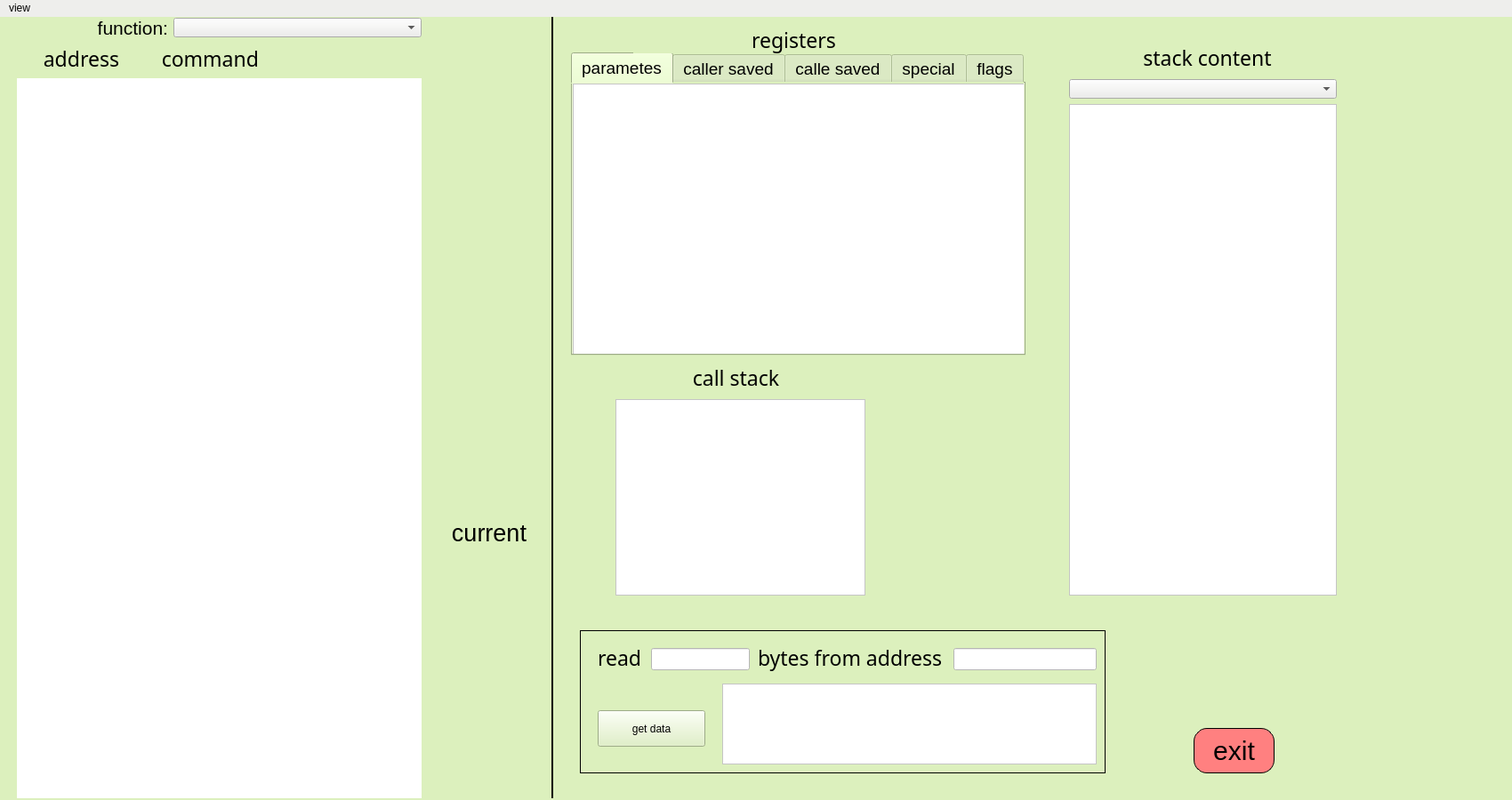
<?xml version="1.0" encoding="UTF-8"?>
<ui version="4.0">
 <class>TraceWindow</class>
 <widget class="QMainWindow" name="TraceWindow">
  <property name="windowModality">
   <enum>Qt::NonModal</enum>
  </property>
  <property name="geometry">
   <rect>
    <x>0</x>
    <y>0</y>
    <width>1700</width>
    <height>900</height>
   </rect>
  </property>
  <property name="maximumSize">
   <size>
    <width>1700</width>
    <height>900</height>
   </size>
  </property>
  <property name="baseSize">
   <size>
    <width>1700</width>
    <height>900</height>
   </size>
  </property>
  <property name="font">
   <font>
    <family>Ubuntu Mono</family>
    <pointsize>13</pointsize>
    <weight>50</weight>
    <italic>false</italic>
    <bold>false</bold>
   </font>
  </property>
  <property name="windowTitle">
   <string>ASMtracer</string>
  </property>
  <property name="windowIcon">
   <iconset resource="resources/resources.qrc">
    <normaloff>:/mainWindow/logo_no_bg.png</normaloff>:/mainWindow/logo_no_bg.png</iconset>
  </property>
  <property name="styleSheet">
   <string notr="true">
background-color: rgb(220, 240, 189);
font:  &quot;Ubuntu Mono&quot;;</string>
  </property>
  <widget class="QWidget" name="centralwidget">
   <widget class="QSplitter" name="splitter">
    <property name="geometry">
     <rect>
      <x>19</x>
      <y>0</y>
      <width>1681</width>
      <height>879</height>
     </rect>
    </property>
    <property name="sizePolicy">
     <sizepolicy hsizetype="Maximum" vsizetype="Preferred">
      <horstretch>0</horstretch>
      <verstretch>0</verstretch>
     </sizepolicy>
    </property>
    <property name="maximumSize">
     <size>
      <width>16777215</width>
      <height>16777215</height>
     </size>
    </property>
    <property name="styleSheet">
     <string notr="true">QSplitter::handle
{
    background-color: rgb(0, 0, 0);
}</string>
    </property>
    <property name="frameShape">
     <enum>QFrame::NoFrame</enum>
    </property>
    <property name="lineWidth">
     <number>1</number>
    </property>
    <property name="midLineWidth">
     <number>10</number>
    </property>
    <property name="orientation">
     <enum>Qt::Horizontal</enum>
    </property>
    <property name="opaqueResize">
     <bool>true</bool>
    </property>
    <property name="handleWidth">
     <number>2</number>
    </property>
    <property name="childrenCollapsible">
     <bool>true</bool>
    </property>
    <widget class="QWidget" name="layoutWidget">
     <layout class="QHBoxLayout" name="horizontalLayout_2">
      <item>
       <layout class="QVBoxLayout" name="code_area">
        <item>
         <layout class="QHBoxLayout" name="horizontalLayout_3">
          <item>
           <widget class="QLabel" name="label_7">
            <property name="maximumSize">
             <size>
              <width>170</width>
              <height>16777215</height>
             </size>
            </property>
            <property name="font">
             <font>
              <pointsize>16</pointsize>
              <weight>50</weight>
              <italic>false</italic>
              <bold>false</bold>
             </font>
            </property>
            <property name="text">
             <string>function:</string>
            </property>
            <property name="alignment">
             <set>Qt::AlignRight|Qt::AlignTrailing|Qt::AlignVCenter</set>
            </property>
           </widget>
          </item>
          <item>
           <widget class="QComboBox" name="func_combo">
            <property name="focusPolicy">
             <enum>Qt::NoFocus</enum>
            </property>
            <property name="styleSheet">
             <string notr="true">

QComboBox {
    background-color: rgb(238, 238, 236);
}

QComboBox::item { 
    background-color: rgb(238, 238, 236);
}


QComboBox::item:selected { 
    color: white;
    background-color: blue;
}
</string>
            </property>
           </widget>
          </item>
         </layout>
        </item>
        <item>
         <widget class="QLabel" name="label_8">
          <property name="font">
           <font>
            <family>Ubuntu Mono</family>
            <pointsize>17</pointsize>
            <weight>50</weight>
            <italic>false</italic>
            <bold>false</bold>
           </font>
          </property>
          <property name="styleSheet">
           <string notr="true"/>
          </property>
          <property name="text">
           <string>     address        command</string>
          </property>
         </widget>
        </item>
        <item>
         <widget class="QStackedWidget" name="func_stack">
          <property name="font">
           <font>
            <family>Ubuntu Mono</family>
            <weight>50</weight>
            <italic>false</italic>
            <bold>false</bold>
           </font>
          </property>
          <property name="styleSheet">
           <string notr="true">background-color: rgb(255, 255, 255);</string>
          </property>
          <property name="currentIndex">
           <number>1</number>
          </property>
          <widget class="QWidget" name="page"/>
          <widget class="QWidget" name="page_2">
           <property name="maximumSize">
            <size>
             <width>11111</width>
             <height>16777215</height>
            </size>
           </property>
          </widget>
         </widget>
        </item>
       </layout>
      </item>
      <item>
       <widget class="QWidget" name="widget" native="true">
        <property name="enabled">
         <bool>true</bool>
        </property>
        <property name="sizePolicy">
         <sizepolicy hsizetype="Preferred" vsizetype="MinimumExpanding">
          <horstretch>0</horstretch>
          <verstretch>0</verstretch>
         </sizepolicy>
        </property>
        <property name="minimumSize">
         <size>
          <width>140</width>
          <height>0</height>
         </size>
        </property>
        <widget class="QPushButton" name="cont_btn">
         <property name="geometry">
          <rect>
           <x>10</x>
           <y>400</y>
           <width>120</width>
           <height>100</height>
          </rect>
         </property>
         <property name="minimumSize">
          <size>
           <width>0</width>
           <height>100</height>
          </size>
         </property>
         <property name="font">
          <font>
           <pointsize>20</pointsize>
           <weight>50</weight>
           <italic>false</italic>
           <bold>false</bold>
          </font>
         </property>
         <property name="focusPolicy">
          <enum>Qt::NoFocus</enum>
         </property>
         <property name="toolTip">
          <string>&lt;html&gt;&lt;head/&gt;&lt;body&gt;&lt;p&gt;continue execution&lt;/p&gt;&lt;/body&gt;&lt;/html&gt;</string>
         </property>
         <property name="styleSheet">
          <string notr="true">QPushButton {
border-image: url(:/traceWindow/continue.png);
background-color:qlineargradient(x1: 0, y1: 0, x2: 0, y2: 1,
                                      stop: 0 #b5e48c, stop: 1 #76c893);
border-radius: 15px;
    }

QPushButton:hover {
	background-color:qlineargradient(x1: 0, y1: 0, x2: 0, y2: 1,
                                      stop: 0 #76c893, stop: 1 #b5e48c);
    }</string>
         </property>
         <property name="text">
          <string/>
         </property>
         <property name="flat">
          <bool>false</bool>
         </property>
        </widget>
        <widget class="QPushButton" name="step_btn">
         <property name="geometry">
          <rect>
           <x>10</x>
           <y>20</y>
           <width>120</width>
           <height>100</height>
          </rect>
         </property>
         <property name="minimumSize">
          <size>
           <width>100</width>
           <height>100</height>
          </size>
         </property>
         <property name="font">
          <font>
           <pointsize>20</pointsize>
           <weight>50</weight>
           <italic>false</italic>
           <bold>false</bold>
          </font>
         </property>
         <property name="focusPolicy">
          <enum>Qt::NoFocus</enum>
         </property>
         <property name="toolTip">
          <string comment="aaa" extracomment="is this really work?">step into</string>
         </property>
         <property name="toolTipDuration">
          <number>1</number>
         </property>
         <property name="statusTip">
          <string extracomment="comment"/>
         </property>
         <property name="styleSheet">
          <string notr="true">

QPushButton {
border-image: url(:/traceWindow/step_in.png);
background-color:qlineargradient(x1: 0, y1: 0, x2: 0, y2: 1,
                                      stop: 0 #b5e48c, stop: 1 #76c893);
border-radius: 15px;
    }

QPushButton:hover {
	background-color:qlineargradient(x1: 0, y1: 0, x2: 0, y2: 1,
                                      stop: 0 #76c893, stop: 1 #b5e48c);
    }</string>
         </property>
         <property name="text">
          <string/>
         </property>
        </widget>
        <widget class="QPushButton" name="step_out_btn">
         <property name="geometry">
          <rect>
           <x>10</x>
           <y>270</y>
           <width>120</width>
           <height>100</height>
          </rect>
         </property>
         <property name="minimumSize">
          <size>
           <width>100</width>
           <height>100</height>
          </size>
         </property>
         <property name="font">
          <font>
           <pointsize>20</pointsize>
           <weight>50</weight>
           <italic>false</italic>
           <bold>false</bold>
          </font>
         </property>
         <property name="focusPolicy">
          <enum>Qt::NoFocus</enum>
         </property>
         <property name="toolTip">
          <string>step out</string>
         </property>
         <property name="styleSheet">
          <string notr="true">QPushButton {
border-image: url(:/traceWindow/step_out.png);
background-color:qlineargradient(x1: 0, y1: 0, x2: 0, y2: 1,
                                      stop: 0 #b5e48c, stop: 1 #76c893);
border-radius: 15px;
    }

QPushButton:hover {
	background-color:qlineargradient(x1: 0, y1: 0, x2: 0, y2: 1,
                                      stop: 0 #76c893, stop: 1 #b5e48c);
    }</string>
         </property>
         <property name="text">
          <string/>
         </property>
        </widget>
        <widget class="QPushButton" name="step_over_btn">
         <property name="geometry">
          <rect>
           <x>10</x>
           <y>140</y>
           <width>120</width>
           <height>100</height>
          </rect>
         </property>
         <property name="minimumSize">
          <size>
           <width>100</width>
           <height>100</height>
          </size>
         </property>
         <property name="maximumSize">
          <size>
           <width>300</width>
           <height>300</height>
          </size>
         </property>
         <property name="sizeIncrement">
          <size>
           <width>1</width>
           <height>1</height>
          </size>
         </property>
         <property name="font">
          <font>
           <pointsize>20</pointsize>
           <weight>50</weight>
           <italic>false</italic>
           <bold>false</bold>
          </font>
         </property>
         <property name="focusPolicy">
          <enum>Qt::NoFocus</enum>
         </property>
         <property name="toolTip">
          <string notr="true">&lt;html&gt;&lt;head/&gt;&lt;body&gt;&lt;p&gt;step over&lt;/p&gt;&lt;/body&gt;&lt;/html&gt;</string>
         </property>
         <property name="autoFillBackground">
          <bool>false</bool>
         </property>
         <property name="styleSheet">
          <string notr="true">QPushButton {
border-image: url(:/traceWindow/step_over.png);
background-color:qlineargradient(x1: 0, y1: 0, x2: 0, y2: 1,
                                      stop: 0 #b5e48c, stop: 1 #76c893);
border-radius: 15px;
    }

QPushButton:hover {
	background-color:qlineargradient(x1: 0, y1: 0, x2: 0, y2: 1,
                                      stop: 0 #76c893, stop: 1 #b5e48c);
    }</string>
         </property>
         <property name="text">
          <string/>
         </property>
        </widget>
        <widget class="QPushButton" name="back_instruction">
         <property name="geometry">
          <rect>
           <x>10</x>
           <y>530</y>
           <width>120</width>
           <height>100</height>
          </rect>
         </property>
         <property name="minimumSize">
          <size>
           <width>0</width>
           <height>100</height>
          </size>
         </property>
         <property name="font">
          <font>
           <pointsize>20</pointsize>
           <weight>50</weight>
           <italic>false</italic>
           <bold>false</bold>
          </font>
         </property>
         <property name="focusPolicy">
          <enum>Qt::NoFocus</enum>
         </property>
         <property name="toolTip">
          <string>&lt;html&gt;&lt;head/&gt;&lt;body&gt;&lt;p&gt;show current instruction&lt;/p&gt;&lt;/body&gt;&lt;/html&gt;</string>
         </property>
         <property name="styleSheet">
          <string notr="true">QPushButton {
background-color:qlineargradient(x1: 0, y1: 0, x2: 0, y2: 1,
                                      stop: 0 #b5e48c, stop: 1 #76c893);
border-radius: 15px;
    }

QPushButton:hover {
	background-color:qlineargradient(x1: 0, y1: 0, x2: 0, y2: 1,
                                      stop: 0 #76c893, stop: 1 #b5e48c);
    }</string>
         </property>
         <property name="text">
          <string>current</string>
         </property>
         <property name="flat">
          <bool>false</bool>
         </property>
        </widget>
        <widget class="QPushButton" name="restart_btn">
         <property name="geometry">
          <rect>
           <x>9</x>
           <y>660</y>
           <width>121</width>
           <height>100</height>
          </rect>
         </property>
         <property name="minimumSize">
          <size>
           <width>0</width>
           <height>100</height>
          </size>
         </property>
         <property name="font">
          <font>
           <pointsize>20</pointsize>
           <weight>50</weight>
           <italic>false</italic>
           <bold>false</bold>
          </font>
         </property>
         <property name="focusPolicy">
          <enum>Qt::NoFocus</enum>
         </property>
         <property name="toolTip">
          <string>&lt;html&gt;&lt;head/&gt;&lt;body&gt;&lt;p&gt;restart&lt;/p&gt;&lt;/body&gt;&lt;/html&gt;</string>
         </property>
         <property name="styleSheet">
          <string notr="true">QPushButton {
border-image: url(:/traceWindow/restart.png);
background-color:qlineargradient(x1: 0, y1: 0, x2: 0, y2: 1,
                                      stop: 0 #b5e48c, stop: 1 #76c893);
border-radius: 15px;
    }

QPushButton:hover {
	background-color:qlineargradient(x1: 0, y1: 0, x2: 0, y2: 1,
                                      stop: 0 #76c893, stop: 1 #b5e48c);
    }</string>
         </property>
         <property name="text">
          <string/>
         </property>
         <property name="flat">
          <bool>false</bool>
         </property>
        </widget>
       </widget>
      </item>
     </layout>
    </widget>
    <widget class="QWidget" name="widget_2" native="true">
     <property name="minimumSize">
      <size>
       <width>750</width>
       <height>0</height>
      </size>
     </property>
     <widget class="QListWidget" name="calling_stack">
      <property name="geometry">
       <rect>
        <x>70</x>
        <y>430</y>
        <width>281</width>
        <height>221</height>
       </rect>
      </property>
      <property name="sizePolicy">
       <sizepolicy hsizetype="Minimum" vsizetype="Expanding">
        <horstretch>0</horstretch>
        <verstretch>0</verstretch>
       </sizepolicy>
      </property>
      <property name="minimumSize">
       <size>
        <width>0</width>
        <height>0</height>
       </size>
      </property>
      <property name="maximumSize">
       <size>
        <width>300</width>
        <height>16777215</height>
       </size>
      </property>
      <property name="font">
       <font>
        <pointsize>14</pointsize>
        <weight>50</weight>
        <italic>false</italic>
        <bold>false</bold>
       </font>
      </property>
      <property name="focusPolicy">
       <enum>Qt::NoFocus</enum>
      </property>
      <property name="styleSheet">
       <string notr="true">background-color: rgb(255, 255, 255);</string>
      </property>
      <property name="editTriggers">
       <set>QAbstractItemView::NoEditTriggers</set>
      </property>
      <property name="selectionMode">
       <enum>QAbstractItemView::NoSelection</enum>
      </property>
      <property name="isWrapping" stdset="0">
       <bool>false</bool>
      </property>
     </widget>
     <widget class="QFrame" name="frame">
      <property name="geometry">
       <rect>
        <x>30</x>
        <y>690</y>
        <width>591</width>
        <height>161</height>
       </rect>
      </property>
      <property name="styleSheet">
       <string notr="true">border-width: 10px</string>
      </property>
      <property name="frameShape">
       <enum>QFrame::Panel</enum>
      </property>
      <property name="frameShadow">
       <enum>QFrame::Plain</enum>
      </property>
      <property name="lineWidth">
       <number>1</number>
      </property>
      <property name="midLineWidth">
       <number>2</number>
      </property>
      <widget class="QLabel" name="label">
       <property name="geometry">
        <rect>
         <x>20</x>
         <y>10</y>
         <width>51</width>
         <height>41</height>
        </rect>
       </property>
       <property name="font">
        <font>
         <family>Ubuntu Mono</family>
         <pointsize>17</pointsize>
         <weight>50</weight>
         <italic>false</italic>
         <bold>false</bold>
        </font>
       </property>
       <property name="text">
        <string>read</string>
       </property>
      </widget>
      <widget class="QLineEdit" name="num_bytes_line_edit">
       <property name="geometry">
        <rect>
         <x>80</x>
         <y>20</y>
         <width>111</width>
         <height>25</height>
        </rect>
       </property>
       <property name="font">
        <font>
         <family>Ubuntu Mono</family>
         <weight>50</weight>
         <italic>false</italic>
         <bold>false</bold>
        </font>
       </property>
       <property name="focusPolicy">
        <enum>Qt::NoFocus</enum>
       </property>
       <property name="styleSheet">
        <string notr="true">background-color: #ffffff</string>
       </property>
      </widget>
      <widget class="QLabel" name="label_2">
       <property name="geometry">
        <rect>
         <x>200</x>
         <y>10</y>
         <width>211</width>
         <height>41</height>
        </rect>
       </property>
       <property name="font">
        <font>
         <family>Ubuntu Mono</family>
         <pointsize>17</pointsize>
         <weight>50</weight>
         <italic>false</italic>
         <bold>false</bold>
        </font>
       </property>
       <property name="text">
        <string>bytes from address</string>
       </property>
      </widget>
      <widget class="QLineEdit" name="address_line_edit">
       <property name="geometry">
        <rect>
         <x>420</x>
         <y>20</y>
         <width>161</width>
         <height>25</height>
        </rect>
       </property>
       <property name="font">
        <font>
         <family>Ubuntu Mono</family>
         <weight>50</weight>
         <italic>false</italic>
         <bold>false</bold>
        </font>
       </property>
       <property name="focusPolicy">
        <enum>Qt::NoFocus</enum>
       </property>
       <property name="styleSheet">
        <string notr="true">background-color: #ffffff</string>
       </property>
      </widget>
      <widget class="QTextEdit" name="data_area">
       <property name="geometry">
        <rect>
         <x>160</x>
         <y>60</y>
         <width>421</width>
         <height>91</height>
        </rect>
       </property>
       <property name="font">
        <font>
         <family>Ubuntu Mono</family>
         <weight>50</weight>
         <italic>false</italic>
         <bold>false</bold>
        </font>
       </property>
       <property name="focusPolicy">
        <enum>Qt::NoFocus</enum>
       </property>
       <property name="styleSheet">
        <string notr="true">background-color: #ffffff</string>
       </property>
       <property name="readOnly">
        <bool>true</bool>
       </property>
      </widget>
      <widget class="QPushButton" name="get_data_btn">
       <property name="geometry">
        <rect>
         <x>20</x>
         <y>90</y>
         <width>121</width>
         <height>41</height>
        </rect>
       </property>
       <property name="focusPolicy">
        <enum>Qt::NoFocus</enum>
       </property>
       <property name="text">
        <string>get data</string>
       </property>
      </widget>
     </widget>
     <widget class="QTabWidget" name="tabWidget">
      <property name="geometry">
       <rect>
        <x>20</x>
        <y>40</y>
        <width>511</width>
        <height>341</height>
       </rect>
      </property>
      <property name="font">
       <font>
        <pointsize>14</pointsize>
        <weight>50</weight>
        <italic>false</italic>
        <bold>false</bold>
       </font>
      </property>
      <property name="focusPolicy">
       <enum>Qt::NoFocus</enum>
      </property>
      <property name="currentIndex">
       <number>0</number>
      </property>
      <widget class="QWidget" name="parameters_tab">
       <attribute name="title">
        <string>parametes</string>
       </attribute>
       <widget class="QListView" name="regs1_view">
        <property name="geometry">
         <rect>
          <x>0</x>
          <y>0</y>
          <width>511</width>
          <height>311</height>
         </rect>
        </property>
        <property name="maximumSize">
         <size>
          <width>800</width>
          <height>400</height>
         </size>
        </property>
        <property name="font">
         <font>
          <family>Ubuntu Mono</family>
          <pointsize>18</pointsize>
          <weight>50</weight>
          <italic>false</italic>
          <bold>false</bold>
         </font>
        </property>
        <property name="layoutDirection">
         <enum>Qt::LeftToRight</enum>
        </property>
        <property name="styleSheet">
         <string notr="true">background-color: rgb(255, 255, 255);</string>
        </property>
        <property name="gridSize">
         <size>
          <width>0</width>
          <height>40</height>
         </size>
        </property>
       </widget>
      </widget>
      <widget class="QWidget" name="caller_saved_tab">
       <attribute name="title">
        <string>caller saved</string>
       </attribute>
       <widget class="QListView" name="regs2_view">
        <property name="geometry">
         <rect>
          <x>0</x>
          <y>0</y>
          <width>511</width>
          <height>311</height>
         </rect>
        </property>
        <property name="maximumSize">
         <size>
          <width>800</width>
          <height>400</height>
         </size>
        </property>
        <property name="font">
         <font>
          <family>Ubuntu Mono</family>
          <pointsize>18</pointsize>
          <weight>50</weight>
          <italic>false</italic>
          <bold>false</bold>
         </font>
        </property>
        <property name="layoutDirection">
         <enum>Qt::LeftToRight</enum>
        </property>
        <property name="styleSheet">
         <string notr="true">background-color: rgb(255, 255, 255);</string>
        </property>
        <property name="gridSize">
         <size>
          <width>0</width>
          <height>40</height>
         </size>
        </property>
       </widget>
      </widget>
      <widget class="QWidget" name="callee_saved_tab">
       <attribute name="title">
        <string>calle saved</string>
       </attribute>
       <widget class="QListView" name="regs3_view">
        <property name="geometry">
         <rect>
          <x>0</x>
          <y>0</y>
          <width>511</width>
          <height>311</height>
         </rect>
        </property>
        <property name="maximumSize">
         <size>
          <width>800</width>
          <height>400</height>
         </size>
        </property>
        <property name="font">
         <font>
          <family>Ubuntu Mono</family>
          <pointsize>18</pointsize>
          <weight>50</weight>
          <italic>false</italic>
          <bold>false</bold>
         </font>
        </property>
        <property name="layoutDirection">
         <enum>Qt::LeftToRight</enum>
        </property>
        <property name="styleSheet">
         <string notr="true">background-color: rgb(255, 255, 255);</string>
        </property>
        <property name="gridSize">
         <size>
          <width>0</width>
          <height>40</height>
         </size>
        </property>
       </widget>
      </widget>
      <widget class="QWidget" name="special_tab">
       <attribute name="title">
        <string>special</string>
       </attribute>
       <widget class="QListView" name="regs4_view">
        <property name="geometry">
         <rect>
          <x>0</x>
          <y>0</y>
          <width>511</width>
          <height>311</height>
         </rect>
        </property>
        <property name="maximumSize">
         <size>
          <width>800</width>
          <height>400</height>
         </size>
        </property>
        <property name="font">
         <font>
          <family>Ubuntu Mono</family>
          <pointsize>18</pointsize>
          <weight>50</weight>
          <italic>false</italic>
          <bold>false</bold>
         </font>
        </property>
        <property name="layoutDirection">
         <enum>Qt::LeftToRight</enum>
        </property>
        <property name="styleSheet">
         <string notr="true">background-color: rgb(255, 255, 255);</string>
        </property>
        <property name="gridSize">
         <size>
          <width>0</width>
          <height>40</height>
         </size>
        </property>
       </widget>
      </widget>
      <widget class="QWidget" name="tab">
       <attribute name="title">
        <string>flags</string>
       </attribute>
       <widget class="QListView" name="regs5_view">
        <property name="geometry">
         <rect>
          <x>0</x>
          <y>0</y>
          <width>511</width>
          <height>311</height>
         </rect>
        </property>
        <property name="maximumSize">
         <size>
          <width>800</width>
          <height>400</height>
         </size>
        </property>
        <property name="font">
         <font>
          <family>Ubuntu Mono</family>
          <pointsize>18</pointsize>
          <weight>50</weight>
          <italic>false</italic>
          <bold>false</bold>
         </font>
        </property>
        <property name="layoutDirection">
         <enum>Qt::LeftToRight</enum>
        </property>
        <property name="styleSheet">
         <string notr="true">background-color: rgb(255, 255, 255);</string>
        </property>
        <property name="gridSize">
         <size>
          <width>0</width>
          <height>40</height>
         </size>
        </property>
       </widget>
      </widget>
     </widget>
     <widget class="QLabel" name="label_3">
      <property name="geometry">
       <rect>
        <x>90</x>
        <y>10</y>
        <width>361</width>
        <height>31</height>
       </rect>
      </property>
      <property name="font">
       <font>
        <family>Ubuntu Mono</family>
        <pointsize>17</pointsize>
        <weight>50</weight>
        <italic>false</italic>
        <bold>false</bold>
       </font>
      </property>
      <property name="text">
       <string>registers</string>
      </property>
      <property name="alignment">
       <set>Qt::AlignCenter</set>
      </property>
     </widget>
     <widget class="QLabel" name="label_4">
      <property name="geometry">
       <rect>
        <x>90</x>
        <y>390</y>
        <width>231</width>
        <height>31</height>
       </rect>
      </property>
      <property name="font">
       <font>
        <family>Ubuntu Mono</family>
        <pointsize>17</pointsize>
        <weight>50</weight>
        <italic>false</italic>
        <bold>false</bold>
       </font>
      </property>
      <property name="text">
       <string>call stack</string>
      </property>
      <property name="alignment">
       <set>Qt::AlignCenter</set>
      </property>
     </widget>
     <widget class="QLabel" name="label_5">
      <property name="geometry">
       <rect>
        <x>630</x>
        <y>30</y>
        <width>211</width>
        <height>31</height>
       </rect>
      </property>
      <property name="font">
       <font>
        <family>Ubuntu Mono</family>
        <pointsize>17</pointsize>
        <weight>50</weight>
        <italic>false</italic>
        <bold>false</bold>
       </font>
      </property>
      <property name="text">
       <string>stack content</string>
      </property>
      <property name="alignment">
       <set>Qt::AlignCenter</set>
      </property>
     </widget>
     <widget class="QPushButton" name="exit_btn">
      <property name="geometry">
       <rect>
        <x>720</x>
        <y>800</y>
        <width>91</width>
        <height>51</height>
       </rect>
      </property>
      <property name="font">
       <font>
        <pointsize>-1</pointsize>
        <weight>50</weight>
        <italic>false</italic>
        <bold>false</bold>
       </font>
      </property>
      <property name="focusPolicy">
       <enum>Qt::NoFocus</enum>
      </property>
      <property name="styleSheet">
       <string notr="true">QPushButton {
	 background-color: #ff8080;
    border-style: outset;
    border-radius: 15px;
    font:  30px;
    padding: 6px;
	border-width: 1px;
	border-color: #000;
    }

QPushButton:hover {
	font:  bold 30px;
    border-width: 3px;
	border-color: #ff3333;
    }

QPushButton:pressed {
	border-style: inset;
    background-color: #ff3333;
    }</string>
      </property>
      <property name="text">
       <string>exit</string>
      </property>
     </widget>
     <widget class="QWidget" name="verticalLayoutWidget">
      <property name="geometry">
       <rect>
        <x>580</x>
        <y>70</y>
        <width>301</width>
        <height>581</height>
       </rect>
      </property>
      <layout class="QVBoxLayout" name="verticalLayout">
       <item>
        <widget class="QComboBox" name="frame_combo">
         <property name="styleSheet">
          <string notr="true">

QComboBox {
    background-color: rgb(238, 238, 236);
}

QComboBox::item { 
    background-color: rgb(238, 238, 236);
}


QComboBox::item:selected { 
    color: white;
    background-color: blue;
}
</string>
         </property>
        </widget>
       </item>
       <item>
        <widget class="QListView" name="stack_frame">
         <property name="sizePolicy">
          <sizepolicy hsizetype="Minimum" vsizetype="Expanding">
           <horstretch>0</horstretch>
           <verstretch>0</verstretch>
          </sizepolicy>
         </property>
         <property name="font">
          <font>
           <family>Ubuntu Mono</family>
           <pointsize>18</pointsize>
           <weight>50</weight>
           <italic>false</italic>
           <bold>false</bold>
          </font>
         </property>
         <property name="focusPolicy">
          <enum>Qt::NoFocus</enum>
         </property>
         <property name="styleSheet">
          <string notr="true">background-color: rgb(255, 255, 255);</string>
         </property>
         <property name="gridSize">
          <size>
           <width>0</width>
           <height>30</height>
          </size>
         </property>
        </widget>
       </item>
      </layout>
     </widget>
    </widget>
   </widget>
  </widget>
  <widget class="QMenuBar" name="menuBar">
   <property name="geometry">
    <rect>
     <x>0</x>
     <y>0</y>
     <width>1700</width>
     <height>22</height>
    </rect>
   </property>
   <property name="palette">
    <palette>
     <active>
      <colorrole role="WindowText">
       <brush brushstyle="SolidPattern">
        <color alpha="255">
         <red>0</red>
         <green>0</green>
         <blue>0</blue>
        </color>
       </brush>
      </colorrole>
      <colorrole role="Button">
       <brush brushstyle="SolidPattern">
        <color alpha="255">
         <red>238</red>
         <green>238</green>
         <blue>236</blue>
        </color>
       </brush>
      </colorrole>
      <colorrole role="Light">
       <brush brushstyle="SolidPattern">
        <color alpha="255">
         <red>255</red>
         <green>255</green>
         <blue>255</blue>
        </color>
       </brush>
      </colorrole>
      <colorrole role="Midlight">
       <brush brushstyle="SolidPattern">
        <color alpha="255">
         <red>246</red>
         <green>246</green>
         <blue>245</blue>
        </color>
       </brush>
      </colorrole>
      <colorrole role="Dark">
       <brush brushstyle="SolidPattern">
        <color alpha="255">
         <red>119</red>
         <green>119</green>
         <blue>118</blue>
        </color>
       </brush>
      </colorrole>
      <colorrole role="Mid">
       <brush brushstyle="SolidPattern">
        <color alpha="255">
         <red>159</red>
         <green>159</green>
         <blue>157</blue>
        </color>
       </brush>
      </colorrole>
      <colorrole role="Text">
       <brush brushstyle="SolidPattern">
        <color alpha="255">
         <red>0</red>
         <green>0</green>
         <blue>0</blue>
        </color>
       </brush>
      </colorrole>
      <colorrole role="BrightText">
       <brush brushstyle="SolidPattern">
        <color alpha="255">
         <red>255</red>
         <green>255</green>
         <blue>255</blue>
        </color>
       </brush>
      </colorrole>
      <colorrole role="ButtonText">
       <brush brushstyle="SolidPattern">
        <color alpha="255">
         <red>0</red>
         <green>0</green>
         <blue>0</blue>
        </color>
       </brush>
      </colorrole>
      <colorrole role="Base">
       <brush brushstyle="SolidPattern">
        <color alpha="255">
         <red>238</red>
         <green>238</green>
         <blue>236</blue>
        </color>
       </brush>
      </colorrole>
      <colorrole role="Window">
       <brush brushstyle="SolidPattern">
        <color alpha="255">
         <red>238</red>
         <green>238</green>
         <blue>236</blue>
        </color>
       </brush>
      </colorrole>
      <colorrole role="Shadow">
       <brush brushstyle="SolidPattern">
        <color alpha="255">
         <red>0</red>
         <green>0</green>
         <blue>0</blue>
        </color>
       </brush>
      </colorrole>
      <colorrole role="AlternateBase">
       <brush brushstyle="SolidPattern">
        <color alpha="255">
         <red>246</red>
         <green>246</green>
         <blue>245</blue>
        </color>
       </brush>
      </colorrole>
      <colorrole role="ToolTipBase">
       <brush brushstyle="SolidPattern">
        <color alpha="255">
         <red>255</red>
         <green>255</green>
         <blue>220</blue>
        </color>
       </brush>
      </colorrole>
      <colorrole role="ToolTipText">
       <brush brushstyle="SolidPattern">
        <color alpha="255">
         <red>0</red>
         <green>0</green>
         <blue>0</blue>
        </color>
       </brush>
      </colorrole>
      <colorrole role="PlaceholderText">
       <brush brushstyle="SolidPattern">
        <color alpha="128">
         <red>0</red>
         <green>0</green>
         <blue>0</blue>
        </color>
       </brush>
      </colorrole>
     </active>
     <inactive>
      <colorrole role="WindowText">
       <brush brushstyle="SolidPattern">
        <color alpha="255">
         <red>0</red>
         <green>0</green>
         <blue>0</blue>
        </color>
       </brush>
      </colorrole>
      <colorrole role="Button">
       <brush brushstyle="SolidPattern">
        <color alpha="255">
         <red>238</red>
         <green>238</green>
         <blue>236</blue>
        </color>
       </brush>
      </colorrole>
      <colorrole role="Light">
       <brush brushstyle="SolidPattern">
        <color alpha="255">
         <red>255</red>
         <green>255</green>
         <blue>255</blue>
        </color>
       </brush>
      </colorrole>
      <colorrole role="Midlight">
       <brush brushstyle="SolidPattern">
        <color alpha="255">
         <red>246</red>
         <green>246</green>
         <blue>245</blue>
        </color>
       </brush>
      </colorrole>
      <colorrole role="Dark">
       <brush brushstyle="SolidPattern">
        <color alpha="255">
         <red>119</red>
         <green>119</green>
         <blue>118</blue>
        </color>
       </brush>
      </colorrole>
      <colorrole role="Mid">
       <brush brushstyle="SolidPattern">
        <color alpha="255">
         <red>159</red>
         <green>159</green>
         <blue>157</blue>
        </color>
       </brush>
      </colorrole>
      <colorrole role="Text">
       <brush brushstyle="SolidPattern">
        <color alpha="255">
         <red>0</red>
         <green>0</green>
         <blue>0</blue>
        </color>
       </brush>
      </colorrole>
      <colorrole role="BrightText">
       <brush brushstyle="SolidPattern">
        <color alpha="255">
         <red>255</red>
         <green>255</green>
         <blue>255</blue>
        </color>
       </brush>
      </colorrole>
      <colorrole role="ButtonText">
       <brush brushstyle="SolidPattern">
        <color alpha="255">
         <red>0</red>
         <green>0</green>
         <blue>0</blue>
        </color>
       </brush>
      </colorrole>
      <colorrole role="Base">
       <brush brushstyle="SolidPattern">
        <color alpha="255">
         <red>238</red>
         <green>238</green>
         <blue>236</blue>
        </color>
       </brush>
      </colorrole>
      <colorrole role="Window">
       <brush brushstyle="SolidPattern">
        <color alpha="255">
         <red>238</red>
         <green>238</green>
         <blue>236</blue>
        </color>
       </brush>
      </colorrole>
      <colorrole role="Shadow">
       <brush brushstyle="SolidPattern">
        <color alpha="255">
         <red>0</red>
         <green>0</green>
         <blue>0</blue>
        </color>
       </brush>
      </colorrole>
      <colorrole role="AlternateBase">
       <brush brushstyle="SolidPattern">
        <color alpha="255">
         <red>246</red>
         <green>246</green>
         <blue>245</blue>
        </color>
       </brush>
      </colorrole>
      <colorrole role="ToolTipBase">
       <brush brushstyle="SolidPattern">
        <color alpha="255">
         <red>255</red>
         <green>255</green>
         <blue>220</blue>
        </color>
       </brush>
      </colorrole>
      <colorrole role="ToolTipText">
       <brush brushstyle="SolidPattern">
        <color alpha="255">
         <red>0</red>
         <green>0</green>
         <blue>0</blue>
        </color>
       </brush>
      </colorrole>
      <colorrole role="PlaceholderText">
       <brush brushstyle="SolidPattern">
        <color alpha="128">
         <red>0</red>
         <green>0</green>
         <blue>0</blue>
        </color>
       </brush>
      </colorrole>
     </inactive>
     <disabled>
      <colorrole role="WindowText">
       <brush brushstyle="SolidPattern">
        <color alpha="255">
         <red>119</red>
         <green>119</green>
         <blue>118</blue>
        </color>
       </brush>
      </colorrole>
      <colorrole role="Button">
       <brush brushstyle="SolidPattern">
        <color alpha="255">
         <red>238</red>
         <green>238</green>
         <blue>236</blue>
        </color>
       </brush>
      </colorrole>
      <colorrole role="Light">
       <brush brushstyle="SolidPattern">
        <color alpha="255">
         <red>255</red>
         <green>255</green>
         <blue>255</blue>
        </color>
       </brush>
      </colorrole>
      <colorrole role="Midlight">
       <brush brushstyle="SolidPattern">
        <color alpha="255">
         <red>246</red>
         <green>246</green>
         <blue>245</blue>
        </color>
       </brush>
      </colorrole>
      <colorrole role="Dark">
       <brush brushstyle="SolidPattern">
        <color alpha="255">
         <red>119</red>
         <green>119</green>
         <blue>118</blue>
        </color>
       </brush>
      </colorrole>
      <colorrole role="Mid">
       <brush brushstyle="SolidPattern">
        <color alpha="255">
         <red>159</red>
         <green>159</green>
         <blue>157</blue>
        </color>
       </brush>
      </colorrole>
      <colorrole role="Text">
       <brush brushstyle="SolidPattern">
        <color alpha="255">
         <red>119</red>
         <green>119</green>
         <blue>118</blue>
        </color>
       </brush>
      </colorrole>
      <colorrole role="BrightText">
       <brush brushstyle="SolidPattern">
        <color alpha="255">
         <red>255</red>
         <green>255</green>
         <blue>255</blue>
        </color>
       </brush>
      </colorrole>
      <colorrole role="ButtonText">
       <brush brushstyle="SolidPattern">
        <color alpha="255">
         <red>119</red>
         <green>119</green>
         <blue>118</blue>
        </color>
       </brush>
      </colorrole>
      <colorrole role="Base">
       <brush brushstyle="SolidPattern">
        <color alpha="255">
         <red>238</red>
         <green>238</green>
         <blue>236</blue>
        </color>
       </brush>
      </colorrole>
      <colorrole role="Window">
       <brush brushstyle="SolidPattern">
        <color alpha="255">
         <red>238</red>
         <green>238</green>
         <blue>236</blue>
        </color>
       </brush>
      </colorrole>
      <colorrole role="Shadow">
       <brush brushstyle="SolidPattern">
        <color alpha="255">
         <red>0</red>
         <green>0</green>
         <blue>0</blue>
        </color>
       </brush>
      </colorrole>
      <colorrole role="AlternateBase">
       <brush brushstyle="SolidPattern">
        <color alpha="255">
         <red>238</red>
         <green>238</green>
         <blue>236</blue>
        </color>
       </brush>
      </colorrole>
      <colorrole role="ToolTipBase">
       <brush brushstyle="SolidPattern">
        <color alpha="255">
         <red>255</red>
         <green>255</green>
         <blue>220</blue>
        </color>
       </brush>
      </colorrole>
      <colorrole role="ToolTipText">
       <brush brushstyle="SolidPattern">
        <color alpha="255">
         <red>0</red>
         <green>0</green>
         <blue>0</blue>
        </color>
       </brush>
      </colorrole>
      <colorrole role="PlaceholderText">
       <brush brushstyle="SolidPattern">
        <color alpha="128">
         <red>0</red>
         <green>0</green>
         <blue>0</blue>
        </color>
       </brush>
      </colorrole>
     </disabled>
    </palette>
   </property>
   <property name="styleSheet">
    <string notr="true">QMenuBar {
background-color: rgb(238, 238, 236);
}
</string>
   </property>
   <widget class="QMenu" name="menuview">
    <property name="styleSheet">
     <string notr="true">QMenu {
    background-color: rgb(238, 238, 236);
}

QMenu::item:selected { 
    color: white;
    background-color: blue;
}
</string>
    </property>
    <property name="title">
     <string>view</string>
    </property>
    <widget class="QMenu" name="menuaddress">
     <property name="styleSheet">
      <string notr="true">QMenu {
    background-color: rgb(238, 238, 236);
}

QMenu::item:selected { 
    color: white;
    background-color: blue;
}
</string>
     </property>
     <property name="title">
      <string>address</string>
     </property>
     <addaction name="separator"/>
     <addaction name="actionabsolute"/>
     <addaction name="actionrelative_address"/>
    </widget>
    <widget class="QMenu" name="menulocal_variable_size">
     <property name="styleSheet">
      <string notr="true">QMenu {
    background-color: rgb(238, 238, 236);
}

QMenu::item:selected { 
    color: white;
    background-color: blue;
}
</string>
     </property>
     <property name="title">
      <string>local variable size</string>
     </property>
     <addaction name="action16_bit_3"/>
     <addaction name="action32_bit_2"/>
     <addaction name="action64_bit_2"/>
    </widget>
    <addaction name="separator"/>
    <addaction name="menuaddress"/>
    <addaction name="menulocal_variable_size"/>
   </widget>
   <addaction name="menuview"/>
  </widget>
  <action name="action16_bit">
   <property name="text">
    <string>16-bit</string>
   </property>
  </action>
  <action name="action32_bit">
   <property name="text">
    <string>32-bit</string>
   </property>
  </action>
  <action name="action64_bit">
   <property name="text">
    <string>64-bit</string>
   </property>
  </action>
  <action name="actionfull_address">
   <property name="text">
    <string>full address</string>
   </property>
  </action>
  <action name="action_3">
   <property name="text">
    <string>address</string>
   </property>
  </action>
  <action name="action16_bit_2">
   <property name="text">
    <string>16-bit</string>
   </property>
  </action>
  <action name="actionabsolute">
   <property name="text">
    <string>absolute address</string>
   </property>
  </action>
  <action name="actionrelative_address">
   <property name="text">
    <string>relative address</string>
   </property>
  </action>
  <action name="action16_bit_3">
   <property name="text">
    <string>16-bit</string>
   </property>
  </action>
  <action name="action32_bit_2">
   <property name="text">
    <string>32-bit</string>
   </property>
  </action>
  <action name="action64_bit_2">
   <property name="text">
    <string>64-bit</string>
   </property>
  </action>
 </widget>
 <resources>
  <include location="resources/resources.qrc"/>
 </resources>
 <connections/>
</ui>
